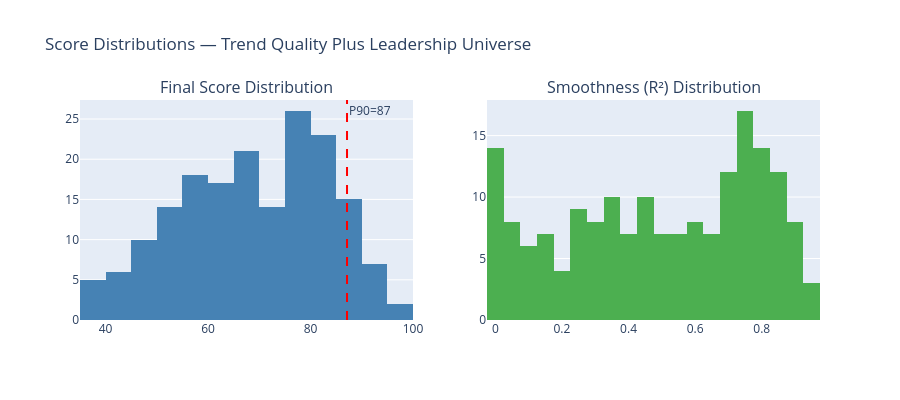

The notebook cell saved with this chart:
### Markdown cell above
## 7. Distribution of trend quality scores

### Code cell
fig = make_subplots(rows=1, cols=2, subplot_titles=['Final Score Distribution', 'Smoothness (R²) Distribution'])

fig.add_trace(go.Histogram(x=screener['final_score'], nbinsx=30, marker_color='steelblue', name='Final Score'), row=1, col=1)
fig.add_trace(go.Histogram(x=screener['smoothness'], nbinsx=30, marker_color='#4CAF50', name='Smoothness'), row=1, col=2)

p90_final = screener['final_score'].quantile(0.9)
fig.add_vline(x=p90_final, line_dash='dash', line_color='red', annotation_text=f'P90={p90_final:.0f}', row=1, col=1)

fig.update_layout(title='Score Distributions — Trend Quality Plus Leadership Universe', height=400, showlegend=False)
fig.show()

### Figure 1 — Plotly figure (JSON) as saved in the notebook; plotly's stock layout.template omitted (floating-point values rounded to 4 significant figures; data arrays with more than 128 entries replaced by an {"elided": "..."} marker saying what was removed)
{"data": [{"marker": {"color": "steelblue"}, "name": "Final Score", "nbinsx": 30, "type": "histogram", "x": {"elided": "178 float values"}, "xaxis": "x", "yaxis": "y"}, {"marker": {"color": "#4CAF50"}, "name": "Smoothness", "nbinsx": 30, "type": "histogram", "x": {"elided": "178 float values"}, "xaxis": "x2", "yaxis": "y2"}], "layout": {"annotations": [{"font": {"size": 16}, "showarrow": false, "text": "Final Score Distribution", "x": 0.225, "xanchor": "center", "xref": "paper", "y": 1, "yanchor": "bottom", "yref": "paper"}, {"font": {"size": 16}, "showarrow": false, "text": "Smoothness (R²) Distribution", "x": 0.775, "xanchor": "center", "xref": "paper", "y": 1, "yanchor": "bottom", "yref": "paper"}, {"showarrow": false, "text": "P90=87", "x": 87.12, "xanchor": "left", "xref": "x", "y": 1, "yanchor": "top", "yref": "y domain"}], "height": 400, "shapes": [{"line": {"color": "red", "dash": "dash"}, "type": "line", "x0": 87.12, "x1": 87.12, "xref": "x", "y0": 0, "y1": 1, "yref": "y domain"}], "showlegend": false, "title": {"text": "Score Distributions — Trend Quality Plus Leadership Universe"}, "xaxis": {"anchor": "y", "domain": [0, 0.45]}, "xaxis2": {"anchor": "y2", "domain": [0.55, 1]}, "yaxis": {"anchor": "x", "domain": [0, 1]}, "yaxis2": {"anchor": "x2", "domain": [0, 1]}}}
